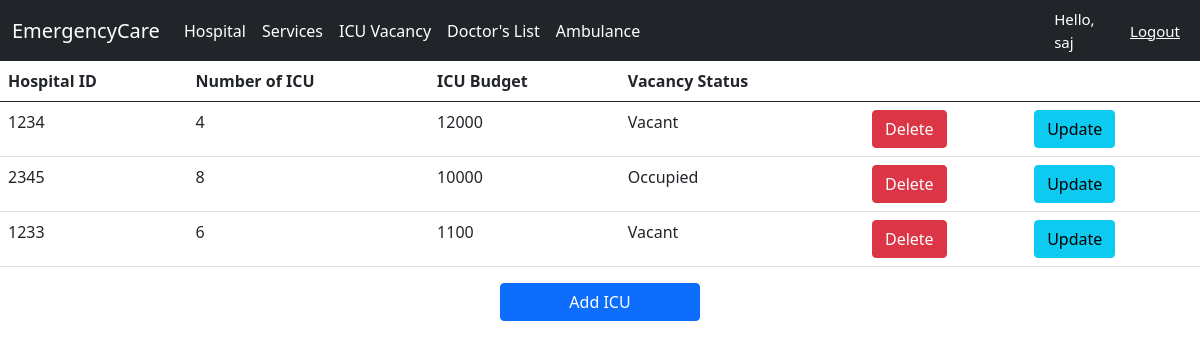
The app's page /ICUVacancy/ (signed in), older data.
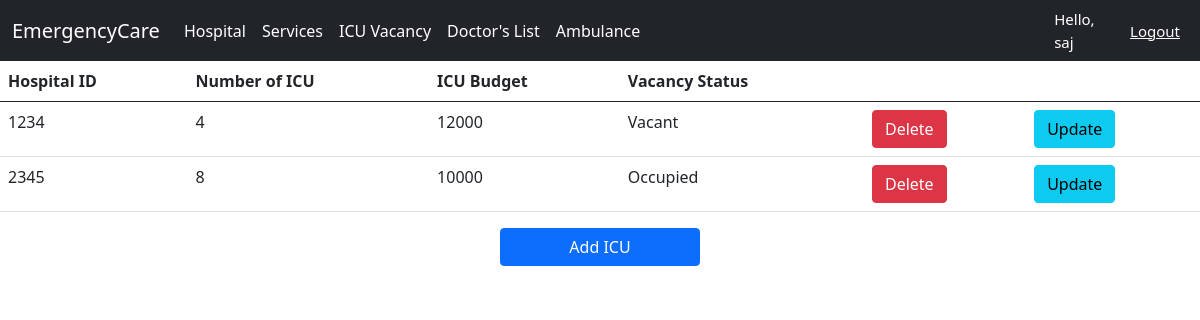
The same page, newer data.
### Location/models.py (models this page shows, shortened)
class ICUVacancy(models.Model):
    H_ID = models.ForeignKey(Hospital, on_delete=models.CASCADE)
    Number_of_ICU = models.IntegerField(blank=True, null=True)
    ICU_Budget = models.IntegerField(blank=True, null=True)
    status_vacancy = (
        ('Vacant', 'Vacant'),
        ('Occupied', 'Occupied'),
    )
    Vacancy = models.CharField(max_length=100, choices=status_vacancy, blank=True, null=True)

class Hospital(models.Model):
    H_ID = models.CharField(max_length=200)
    H_name = models.CharField(max_length=200)
    Co_ordinate = models.ForeignKey(Location, on_delete=models.CASCADE)
    image = models.ImageField(upload_to='images/',blank=True, null=True, default='images/default.jpg')
    def __str__(self):
        return self.H_ID

### Location/views.py (the view)
# urls.py: path('ICUVacancy/',l_views.icuvac,name='ICUVac'),
@login_required(login_url='login')
def icuvac(request):
    icuvac = ICUVacancy.objects.all()
    context = {
        'icuvac': icuvac,
    }
    return render(request, template_name='hospital/ICUVac.html',context=context)

### templates/hospital/ICUVac.html
 {% extends 'hospital/Home.html' %}
 {% block content %}
 {% load static %}
<table class="table">
  <thead>
    <tr>
      <th scope="col">Hospital ID</th>
      <th scope="col">Number of ICU</th>
      <th scope="col">ICU Budget</th>
      <th scope="col">Vacancy Status</th>
      <th></th>
      <th></th>
    </tr>
  </thead>
  <tbody>
  {% for i in icuvac %}
    <tr>
      <td>{{i.H_ID}}</td>
      <td>{{i.Number_of_ICU}}</td>
      <td>{{i.ICU_Budget}}</td>
      <td>{{i.Vacancy}}</td>
      {% if request.user.is_staff %}
      <td><a href="{% url 'delete_ICU' i.id %}" class="btn btn-danger">Delete</a></td>
      <td><a href="{% url 'update_ICU' i.id %}" class="btn btn-info">Update</a></td>
      {% endif %}
    </tr>
  {% endfor %}
  </tbody>
</table>
{% if request.user.is_staff %}
 <div class = "d-grid gap-2 col-2 mx-auto" style="...">
  <a href="{% url 'add_ICU' %}" class = "btn btn-primary">Add ICU</a>
 </div>
 {% endif %}
 {% endblock %}

Row changes from the older to the newer data that the page shows:
removed ICUVacancy: H_ID "1233", Number_of_ICU "6", ICU_Budget "1100", Vacancy "Vacant"
